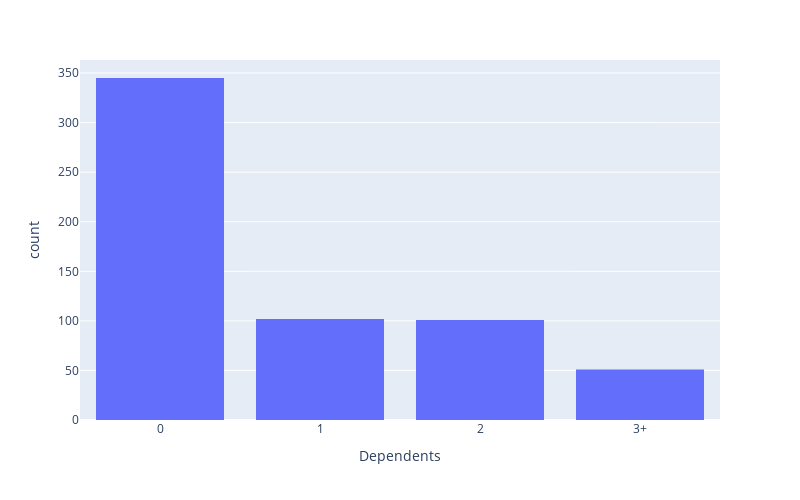
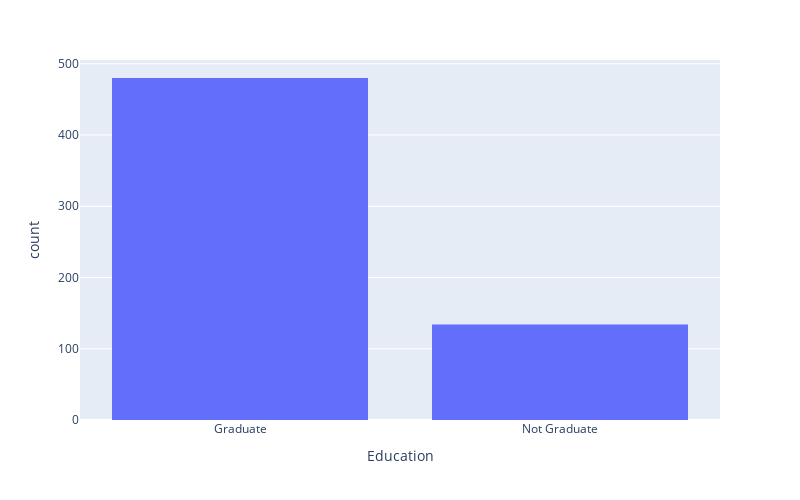
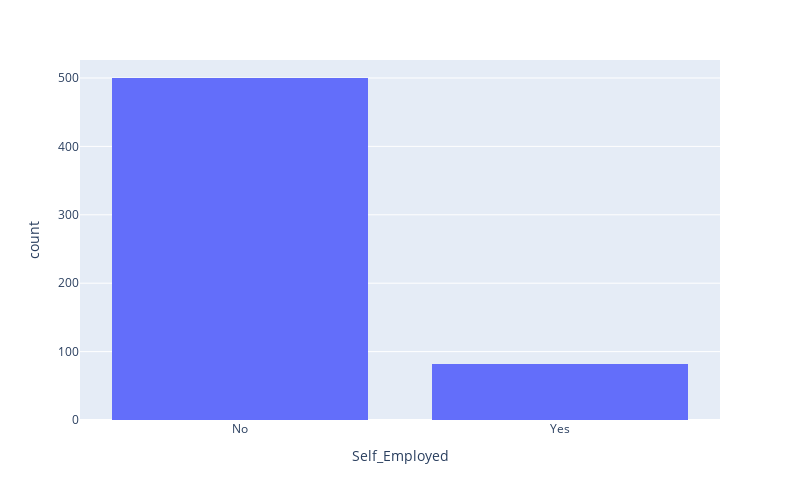
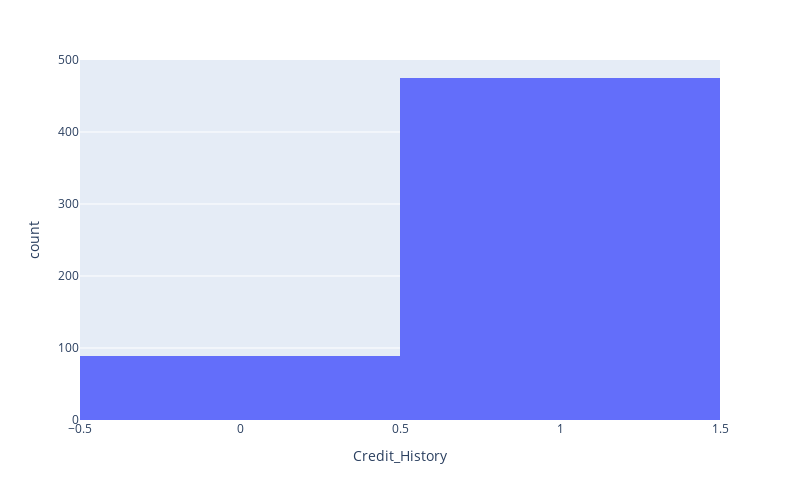

Source (notebook cell) for these figures, in order:
### Markdown cell above
Explore further using the frequency of different categories in each nominal variable. Exclude the ID obvious reasons.

### Code cell
for col in CATEGORICAL_FEATURES:
    px.histogram(df, x=col, width=800, height=500).show()

### Figure 1 — Plotly figure (JSON) as saved in the notebook; plotly's stock layout.template omitted (floating-point values rounded to 4 significant figures; data arrays with more than 128 entries replaced by an {"elided": "..."} marker saying what was removed)
{"data": [{"alignmentgroup": "True", "bingroup": "x", "hovertemplate": "Dependents=%{x}<br>count=%{y}<extra></extra>", "legendgroup": "", "marker": {"color": "#636efa", "pattern": {"shape": ""}}, "name": "", "offsetgroup": "", "orientation": "v", "showlegend": false, "type": "histogram", "x": {"elided": "614 str values"}, "xaxis": "x", "yaxis": "y"}], "layout": {"barmode": "relative", "height": 500, "legend": {"tracegroupgap": 0}, "margin": {"t": 60}, "width": 800, "xaxis": {"anchor": "y", "domain": [0, 1], "title": {"text": "Dependents"}}, "yaxis": {"anchor": "x", "domain": [0, 1], "title": {"text": "count"}}}}

### Figure 2 — Plotly figure (JSON) as saved in the notebook; plotly's stock layout.template omitted (floating-point values rounded to 4 significant figures; data arrays with more than 128 entries replaced by an {"elided": "..."} marker saying what was removed)
{"data": [{"alignmentgroup": "True", "bingroup": "x", "hovertemplate": "Education=%{x}<br>count=%{y}<extra></extra>", "legendgroup": "", "marker": {"color": "#636efa", "pattern": {"shape": ""}}, "name": "", "offsetgroup": "", "orientation": "v", "showlegend": false, "type": "histogram", "x": {"elided": "614 str values"}, "xaxis": "x", "yaxis": "y"}], "layout": {"barmode": "relative", "height": 500, "legend": {"tracegroupgap": 0}, "margin": {"t": 60}, "width": 800, "xaxis": {"anchor": "y", "domain": [0, 1], "title": {"text": "Education"}}, "yaxis": {"anchor": "x", "domain": [0, 1], "title": {"text": "count"}}}}

### Figure 3 — Plotly figure (JSON) as saved in the notebook; plotly's stock layout.template omitted (floating-point values rounded to 4 significant figures; data arrays with more than 128 entries replaced by an {"elided": "..."} marker saying what was removed)
{"data": [{"alignmentgroup": "True", "bingroup": "x", "hovertemplate": "Self_Employed=%{x}<br>count=%{y}<extra></extra>", "legendgroup": "", "marker": {"color": "#636efa", "pattern": {"shape": ""}}, "name": "", "offsetgroup": "", "orientation": "v", "showlegend": false, "type": "histogram", "x": {"elided": "614 str values"}, "xaxis": "x", "yaxis": "y"}], "layout": {"barmode": "relative", "height": 500, "legend": {"tracegroupgap": 0}, "margin": {"t": 60}, "width": 800, "xaxis": {"anchor": "y", "domain": [0, 1], "title": {"text": "Self_Employed"}}, "yaxis": {"anchor": "x", "domain": [0, 1], "title": {"text": "count"}}}}

### Figure 4 — Plotly figure (JSON) as saved in the notebook; plotly's stock layout.template omitted (floating-point values rounded to 4 significant figures; data arrays with more than 128 entries replaced by an {"elided": "..."} marker saying what was removed)
{"data": [{"alignmentgroup": "True", "bingroup": "x", "hovertemplate": "Credit_History=%{x}<br>count=%{y}<extra></extra>", "legendgroup": "", "marker": {"color": "#636efa", "pattern": {"shape": ""}}, "name": "", "offsetgroup": "", "orientation": "v", "showlegend": false, "type": "histogram", "x": {"elided": "614 int values"}, "xaxis": "x", "yaxis": "y"}], "layout": {"barmode": "relative", "height": 500, "legend": {"tracegroupgap": 0}, "margin": {"t": 60}, "width": 800, "xaxis": {"anchor": "y", "domain": [0, 1], "title": {"text": "Credit_History"}}, "yaxis": {"anchor": "x", "domain": [0, 1], "title": {"text": "count"}}}}
